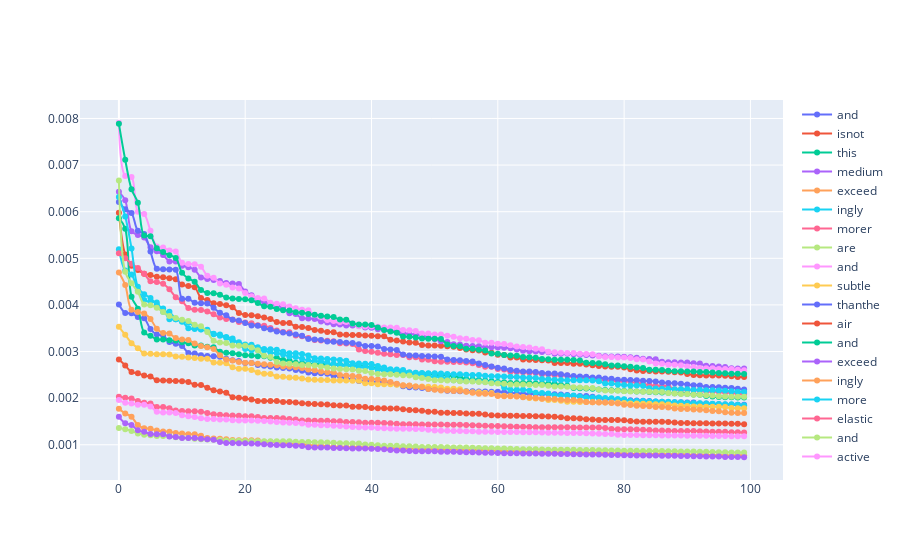

Write notebook code for a chart like this one.
### Code cell
max_parad = 100 # max_non_zeroes
slg.util.plot_scatter_line(list(range(max_parad)),parad_data.values[0],sent.split()[0], add_trace=[(list(range(max_parad)), v, t) for v, t in zip(parad_data.values[1:],sent.split()[1:])])

### Figure 1 — Plotly figure (JSON) as saved in the notebook; plotly's stock layout.template omitted (floating-point values rounded to 4 significant figures; data arrays with more than 128 entries replaced by an {"elided": "..."} marker saying what was removed)
{"data": [{"line": {"shape": "spline"}, "mode": "lines+markers", "name": "and", "type": "scatter", "x": [0, 1, 2, 3, 4, 5, 6, 7, 8, 9, 10, 11, 12, 13, 14, 15, 16, 17, 18, 19, 20, 21, 22, 23, 24, 25, 26, 27, 28, 29, 30, 31, 32, 33, 34, 35, 36, 37, 38, 39, 40, 41, 42, 43, 44, 45, 46, 47, 48, 49, 50, 51, 52, 53, 54, 55, 56, 57, 58, 59, 60, 61, 62, 63, 64, 65, 66, 67, 68, 69, 70, 71, 72, 73, 74, 75, 76, 77, 78, 79, 80, 81, 82, 83, 84, 85, 86, 87, 88, 89, 90, 91, 92, 93, 94, 95, 96, 97, 98, 99], "y": {"elided": "5148 float values"}}, {"line": {"shape": "spline"}, "mode": "lines+markers", "name": "isnot", "type": "scatter", "x": [0, 1, 2, 3, 4, 5, 6, 7, 8, 9, 10, 11, 12, 13, 14, 15, 16, 17, 18, 19, 20, 21, 22, 23, 24, 25, 26, 27, 28, 29, 30, 31, 32, 33, 34, 35, 36, 37, 38, 39, 40, 41, 42, 43, 44, 45, 46, 47, 48, 49, 50, 51, 52, 53, 54, 55, 56, 57, 58, 59, 60, 61, 62, 63, 64, 65, 66, 67, 68, 69, 70, 71, 72, 73, 74, 75, 76, 77, 78, 79, 80, 81, 82, 83, 84, 85, 86, 87, 88, 89, 90, 91, 92, 93, 94, 95, 96, 97, 98, 99], "y": {"elided": "5148 float values"}}, {"line": {"shape": "spline"}, "mode": "lines+markers", "name": "this", "type": "scatter", "x": [0, 1, 2, 3, 4, 5, 6, 7, 8, 9, 10, 11, 12, 13, 14, 15, 16, 17, 18, 19, 20, 21, 22, 23, 24, 25, 26, 27, 28, 29, 30, 31, 32, 33, 34, 35, 36, 37, 38, 39, 40, 41, 42, 43, 44, 45, 46, 47, 48, 49, 50, 51, 52, 53, 54, 55, 56, 57, 58, 59, 60, 61, 62, 63, 64, 65, 66, 67, 68, 69, 70, 71, 72, 73, 74, 75, 76, 77, 78, 79, 80, 81, 82, 83, 84, 85, 86, 87, 88, 89, 90, 91, 92, 93, 94, 95, 96, 97, 98, 99], "y": {"elided": "5148 float values"}}, {"line": {"shape": "spline"}, "mode": "lines+markers", "name": "medium", "type": "scatter", "x": [0, 1, 2, 3, 4, 5, 6, 7, 8, 9, 10, 11, 12, 13, 14, 15, 16, 17, 18, 19, 20, 21, 22, 23, 24, 25, 26, 27, 28, 29, 30, 31, 32, 33, 34, 35, 36, 37, 38, 39, 40, 41, 42, 43, 44, 45, 46, 47, 48, 49, 50, 51, 52, 53, 54, 55, 56, 57, 58, 59, 60, 61, 62, 63, 64, 65, 66, 67, 68, 69, 70, 71, 72, 73, 74, 75, 76, 77, 78, 79, 80, 81, 82, 83, 84, 85, 86, 87, 88, 89, 90, 91, 92, 93, 94, 95, 96, 97, 98, 99], "y": {"elided": "5148 float values"}}, {"line": {"shape": "spline"}, "mode": "lines+markers", "name": "exceed", "type": "scatter", "x": [0, 1, 2, 3, 4, 5, 6, 7, 8, 9, 10, 11, 12, 13, 14, 15, 16, 17, 18, 19, 20, 21, 22, 23, 24, 25, 26, 27, 28, 29, 30, 31, 32, 33, 34, 35, 36, 37, 38, 39, 40, 41, 42, 43, 44, 45, 46, 47, 48, 49, 50, 51, 52, 53, 54, 55, 56, 57, 58, 59, 60, 61, 62, 63, 64, 65, 66, 67, 68, 69, 70, 71, 72, 73, 74, 75, 76, 77, 78, 79, 80, 81, 82, 83, 84, 85, 86, 87, 88, 89, 90, 91, 92, 93, 94, 95, 96, 97, 98, 99], "y": {"elided": "5148 float values"}}, {"line": {"shape": "spline"}, "mode": "lines+markers", "name": "ingly", "type": "scatter", "x": [0, 1, 2, 3, 4, 5, 6, 7, 8, 9, 10, 11, 12, 13, 14, 15, 16, 17, 18, 19, 20, 21, 22, 23, 24, 25, 26, 27, 28, 29, 30, 31, 32, 33, 34, 35, 36, 37, 38, 39, 40, 41, 42, 43, 44, 45, 46, 47, 48, 49, 50, 51, 52, 53, 54, 55, 56, 57, 58, 59, 60, 61, 62, 63, 64, 65, 66, 67, 68, 69, 70, 71, 72, 73, 74, 75, 76, 77, 78, 79, 80, 81, 82, 83, 84, 85, 86, 87, 88, 89, 90, 91, 92, 93, 94, 95, 96, 97, 98, 99], "y": {"elided": "5148 float values"}}, {"line": {"shape": "spline"}, "mode": "lines+markers", "name": "morer", "type": "scatter", "x": [0, 1, 2, 3, 4, 5, 6, 7, 8, 9, 10, 11, 12, 13, 14, 15, 16, 17, 18, 19, 20, 21, 22, 23, 24, 25, 26, 27, 28, 29, 30, 31, 32, 33, 34, 35, 36, 37, 38, 39, 40, 41, 42, 43, 44, 45, 46, 47, 48, 49, 50, 51, 52, 53, 54, 55, 56, 57, 58, 59, 60, 61, 62, 63, 64, 65, 66, 67, 68, 69, 70, 71, 72, 73, 74, 75, 76, 77, 78, 79, 80, 81, 82, 83, 84, 85, 86, 87, 88, 89, 90, 91, 92, 93, 94, 95, 96, 97, 98, 99], "y": {"elided": "5148 float values"}}, {"line": {"shape": "spline"}, "mode": "lines+markers", "name": "are", "type": "scatter", "x": [0, 1, 2, 3, 4, 5, 6, 7, 8, 9, 10, 11, 12, 13, 14, 15, 16, 17, 18, 19, 20, 21, 22, 23, 24, 25, 26, 27, 28, 29, 30, 31, 32, 33, 34, 35, 36, 37, 38, 39, 40, 41, 42, 43, 44, 45, 46, 47, 48, 49, 50, 51, 52, 53, 54, 55, 56, 57, 58, 59, 60, 61, 62, 63, 64, 65, 66, 67, 68, 69, 70, 71, 72, 73, 74, 75, 76, 77, 78, 79, 80, 81, 82, 83, 84, 85, 86, 87, 88, 89, 90, 91, 92, 93, 94, 95, 96, 97, 98, 99], "y": {"elided": "5148 float values"}}, {"line": {"shape": "spline"}, "mode": "lines+markers", "name": "and", "type": "scatter", "x": [0, 1, 2, 3, 4, 5, 6, 7, 8, 9, 10, 11, 12, 13, 14, 15, 16, 17, 18, 19, 20, 21, 22, 23, 24, 25, 26, 27, 28, 29, 30, 31, 32, 33, 34, 35, 36, 37, 38, 39, 40, 41, 42, 43, 44, 45, 46, 47, 48, 49, 50, 51, 52, 53, 54, 55, 56, 57, 58, 59, 60, 61, 62, 63, 64, 65, 66, 67, 68, 69, 70, 71, 72, 73, 74, 75, 76, 77, 78, 79, 80, 81, 82, 83, 84, 85, 86, 87, 88, 89, 90, 91, 92, 93, 94, 95, 96, 97, 98, 99], "y": {"elided": "5148 float values"}}, {"line": {"shape": "spline"}, "mode": "lines+markers", "name": "subtle", "type": "scatter", "x": [0, 1, 2, 3, 4, 5, 6, 7, 8, 9, 10, 11, 12, 13, 14, 15, 16, 17, 18, 19, 20, 21, 22, 23, 24, 25, 26, 27, 28, 29, 30, 31, 32, 33, 34, 35, 36, 37, 38, 39, 40, 41, 42, 43, 44, 45, 46, 47, 48, 49, 50, 51, 52, 53, 54, 55, 56, 57, 58, 59, 60, 61, 62, 63, 64, 65, 66, 67, 68, 69, 70, 71, 72, 73, 74, 75, 76, 77, 78, 79, 80, 81, 82, 83, 84, 85, 86, 87, 88, 89, 90, 91, 92, 93, 94, 95, 96, 97, 98, 99], "y": {"elided": "5148 float values"}}, {"line": {"shape": "spline"}, "mode": "lines+markers", "name": "thanthe", "type": "scatter", "x": [0, 1, 2, 3, 4, 5, 6, 7, 8, 9, 10, 11, 12, 13, 14, 15, 16, 17, 18, 19, 20, 21, 22, 23, 24, 25, 26, 27, 28, 29, 30, 31, 32, 33, 34, 35, 36, 37, 38, 39, 40, 41, 42, 43, 44, 45, 46, 47, 48, 49, 50, 51, 52, 53, 54, 55, 56, 57, 58, 59, 60, 61, 62, 63, 64, 65, 66, 67, 68, 69, 70, 71, 72, 73, 74, 75, 76, 77, 78, 79, 80, 81, 82, 83, 84, 85, 86, 87, 88, 89, 90, 91, 92, 93, 94, 95, 96, 97, 98, 99], "y": {"elided": "5148 float values"}}, {"line": {"shape": "spline"}, "mode": "lines+markers", "name": "air", "type": "scatter", "x": [0, 1, 2, 3, 4, 5, 6, 7, 8, 9, 10, 11, 12, 13, 14, 15, 16, 17, 18, 19, 20, 21, 22, 23, 24, 25, 26, 27, 28, 29, 30, 31, 32, 33, 34, 35, 36, 37, 38, 39, 40, 41, 42, 43, 44, 45, 46, 47, 48, 49, 50, 51, 52, 53, 54, 55, 56, 57, 58, 59, 60, 61, 62, 63, 64, 65, 66, 67, 68, 69, 70, 71, 72, 73, 74, 75, 76, 77, 78, 79, 80, 81, 82, 83, 84, 85, 86, 87, 88, 89, 90, 91, 92, 93, 94, 95, 96, 97, 98, 99], "y": {"elided": "5148 float values"}}, {"line": {"shape": "spline"}, "mode": "lines+markers", "name": "and", "type": "scatter", "x": [0, 1, 2, 3, 4, 5, 6, 7, 8, 9, 10, 11, 12, 13, 14, 15, 16, 17, 18, 19, 20, 21, 22, 23, 24, 25, 26, 27, 28, 29, 30, 31, 32, 33, 34, 35, 36, 37, 38, 39, 40, 41, 42, 43, 44, 45, 46, 47, 48, 49, 50, 51, 52, 53, 54, 55, 56, 57, 58, 59, 60, 61, 62, 63, 64, 65, 66, 67, 68, 69, 70, 71, 72, 73, 74, 75, 76, 77, 78, 79, 80, 81, 82, 83, 84, 85, 86, 87, 88, 89, 90, 91, 92, 93, 94, 95, 96, 97, 98, 99], "y": {"elided": "5148 float values"}}, {"line": {"shape": "spline"}, "mode": "lines+markers", "name": "exceed", "type": "scatter", "x": [0, 1, 2, 3, 4, 5, 6, 7, 8, 9, 10, 11, 12, 13, 14, 15, 16, 17, 18, 19, 20, 21, 22, 23, 24, 25, 26, 27, 28, 29, 30, 31, 32, 33, 34, 35, 36, 37, 38, 39, 40, 41, 42, 43, 44, 45, 46, 47, 48, 49, 50, 51, 52, 53, 54, 55, 56, 57, 58, 59, 60, 61, 62, 63, 64, 65, 66, 67, 68, 69, 70, 71, 72, 73, 74, 75, 76, 77, 78, 79, 80, 81, 82, 83, 84, 85, 86, 87, 88, 89, 90, 91, 92, 93, 94, 95, 96, 97, 98, 99], "y": {"elided": "5148 float values"}}, {"line": {"shape": "spline"}, "mode": "lines+markers", "name": "ingly", "type": "scatter", "x": [0, 1, 2, 3, 4, 5, 6, 7, 8, 9, 10, 11, 12, 13, 14, 15, 16, 17, 18, 19, 20, 21, 22, 23, 24, 25, 26, 27, 28, 29, 30, 31, 32, 33, 34, 35, 36, 37, 38, 39, 40, 41, 42, 43, 44, 45, 46, 47, 48, 49, 50, 51, 52, 53, 54, 55, 56, 57, 58, 59, 60, 61, 62, 63, 64, 65, 66, 67, 68, 69, 70, 71, 72, 73, 74, 75, 76, 77, 78, 79, 80, 81, 82, 83, 84, 85, 86, 87, 88, 89, 90, 91, 92, 93, 94, 95, 96, 97, 98, 99], "y": {"elided": "5148 float values"}}, {"line": {"shape": "spline"}, "mode": "lines+markers", "name": "more", "type": "scatter", "x": [0, 1, 2, 3, 4, 5, 6, 7, 8, 9, 10, 11, 12, 13, 14, 15, 16, 17, 18, 19, 20, 21, 22, 23, 24, 25, 26, 27, 28, 29, 30, 31, 32, 33, 34, 35, 36, 37, 38, 39, 40, 41, 42, 43, 44, 45, 46, 47, 48, 49, 50, 51, 52, 53, 54, 55, 56, 57, 58, 59, 60, 61, 62, 63, 64, 65, 66, 67, 68, 69, 70, 71, 72, 73, 74, 75, 76, 77, 78, 79, 80, 81, 82, 83, 84, 85, 86, 87, 88, 89, 90, 91, 92, 93, 94, 95, 96, 97, 98, 99], "y": {"elided": "5148 float values"}}, {"line": {"shape": "spline"}, "mode": "lines+markers", "name": "elastic", "type": "scatter", "x": [0, 1, 2, 3, 4, 5, 6, 7, 8, 9, 10, 11, 12, 13, 14, 15, 16, 17, 18, 19, 20, 21, 22, 23, 24, 25, 26, 27, 28, 29, 30, 31, 32, 33, 34, 35, 36, 37, 38, 39, 40, 41, 42, 43, 44, 45, 46, 47, 48, 49, 50, 51, 52, 53, 54, 55, 56, 57, 58, 59, 60, 61, 62, 63, 64, 65, 66, 67, 68, 69, 70, 71, 72, 73, 74, 75, 76, 77, 78, 79, 80, 81, 82, 83, 84, 85, 86, 87, 88, 89, 90, 91, 92, 93, 94, 95, 96, 97, 98, 99], "y": {"elided": "5148 float values"}}, {"line": {"shape": "spline"}, "mode": "lines+markers", "name": "and", "type": "scatter", "x": [0, 1, 2, 3, 4, 5, 6, 7, 8, 9, 10, 11, 12, 13, 14, 15, 16, 17, 18, 19, 20, 21, 22, 23, 24, 25, 26, 27, 28, 29, 30, 31, 32, 33, 34, 35, 36, 37, 38, 39, 40, 41, 42, 43, 44, 45, 46, 47, 48, 49, 50, 51, 52, 53, 54, 55, 56, 57, 58, 59, 60, 61, 62, 63, 64, 65, 66, 67, 68, 69, 70, 71, 72, 73, 74, 75, 76, 77, 78, 79, 80, 81, 82, 83, 84, 85, 86, 87, 88, 89, 90, 91, 92, 93, 94, 95, 96, 97, 98, 99], "y": {"elided": "5148 float values"}}, {"line": {"shape": "spline"}, "mode": "lines+markers", "name": "active", "type": "scatter", "x": [0, 1, 2, 3, 4, 5, 6, 7, 8, 9, 10, 11, 12, 13, 14, 15, 16, 17, 18, 19, 20, 21, 22, 23, 24, 25, 26, 27, 28, 29, 30, 31, 32, 33, 34, 35, 36, 37, 38, 39, 40, 41, 42, 43, 44, 45, 46, 47, 48, 49, 50, 51, 52, 53, 54, 55, 56, 57, 58, 59, 60, 61, 62, 63, 64, 65, 66, 67, 68, 69, 70, 71, 72, 73, 74, 75, 76, 77, 78, 79, 80, 81, 82, 83, 84, 85, 86, 87, 88, 89, 90, 91, 92, 93, 94, 95, 96, 97, 98, 99], "y": {"elided": "5148 float values"}}], "layout": {"title": {}, "xaxis": {"title": {}}, "yaxis": {"title": {}}}}
